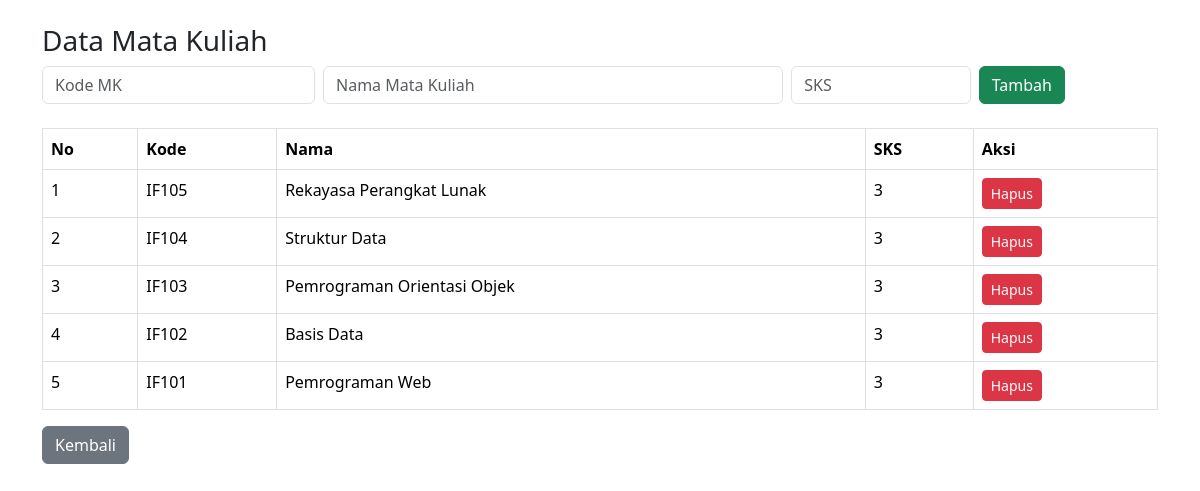
/index.php?url=matakuliah (signed in), run on the app's committed database.
### tables this page shows
CREATE TABLE `matakuliah` (
  `id` int(11) NOT NULL,
  `kode_mk` varchar(20) NOT NULL,
  `nama_mk` varchar(100) NOT NULL,
  `sks` int(11) NOT NULL
);

### app/controllers/Matakuliahcontroller.php (called while the page is built, shortened)
<?php
require_once '../app/models/Matakuliah.php';
class MatakuliahController {
    private $model;
    public function __construct() {
        $this->model = new Matakuliah();
    }
    public function index() {
        $data = $this->model->all();
        require '../app/views/matakuliah/index.php';
    }
}

### app/models/Matakuliah.php (called while the page is built, shortened)
<?php
require_once '../config/database.php';
class Matakuliah {
    private $conn;
    public function __construct() {
        $db = new Database();
        $this->conn = $db->connect();
    }
    public function all() {
        $stmt = $this->conn->query(
            "SELECT * FROM matakuliah ORDER BY id DESC"
        );
        return $stmt->fetchAll(PDO::FETCH_ASSOC);
    }
}

### config/database.php (called while the page is built, shortened)
<?php
class Database {
    private $host = "localhost";
    private $db   = "siakad_uas";
    private $user = "root";
    private $pass = "";
    public function connect() {
        try {
            $this->conn = new PDO(
                "mysql:host=$this->host;dbname=$this->db",
                $this->user,
                $this->pass
            );
            $this->conn->setAttribute(PDO::ATTR_ERRMODE, PDO::ERRMODE_EXCEPTION);
            return $this->conn;
        } catch(PDOException $e) {
            die("Koneksi gagal: " . $e->getMessage());
        }
    }
}

### app/views/matakuliah/index.php (the view, shortened to what this page needs)
<!DOCTYPE html>
<html>
<head>
    <link href="https://cdn.jsdelivr.net/npm/bootstrap@5.3.2/dist/css/bootstrap.min.css" rel="stylesheet">
</head>
<body class="container mt-4">
<h3>Data Mata Kuliah</h3>
<?php if ($_SESSION['user']['role'] === 'admin'): ?>
<form method="post" action="index.php?url=matakuliah/store" class="row g-2 mb-4">
    <div class="col-md-3">
        <input name="kode_mk" class="form-control" placeholder="Kode MK" required>
    </div>
    <div class="col-md-5">
        <input name="nama_mk" class="form-control" placeholder="Nama Mata Kuliah" required>
    </div>
    <div class="col-md-2">
        <input name="sks" type="number" class="form-control" placeholder="SKS" required>
    </div>
    <div class="col-md-2">
        <button class="btn btn-success">Tambah</button>
    </div>
</form>
<?php endif; ?>
<table class="table table-bordered">
<tr>
    <th>No</th>
    <th>Kode</th>
    <th>Nama</th>
    <th>SKS</th>
    <th>Aksi</th>
</tr>
<?php $no=1; foreach ($data as $m): ?>
<tr>
    <td><?= $no++ ?></td>
    <td><?= htmlspecialchars($m['kode_mk']) ?></td>
    <td><?= htmlspecialchars($m['nama_mk']) ?></td>
    <td><?= $m['sks'] ?></td>
    <td>
        <?php if ($_SESSION['user']['role'] === 'admin'): ?>
            <a href="index.php?url=matakuliah/delete&id=<?= $m['id'] ?>"
               class="btn btn-danger btn-sm"
               onclick="return confirm('Hapus data?')">Hapus</a>
        <?php else: ?>
            <span class="badge bg-secondary">Read Only</span>
        <?php endif; ?>
    </td>
</tr>
<?php endforeach; ?>
</table>
<a href="index.php?url=dashboard" class="btn btn-secondary">Kembali</a>
</body>
</html>

### data on the page
matakuliah: kode_mk "IF105", nama_mk "Rekayasa Perangkat Lunak", sks "3"
matakuliah: kode_mk "IF104", nama_mk "Struktur Data", sks "3"
matakuliah: kode_mk "IF103", nama_mk "Pemrograman Orientasi Objek", sks "3"
matakuliah: kode_mk "IF102", nama_mk "Basis Data", sks "3"
matakuliah: kode_mk "IF101", nama_mk "Pemrograman Web", sks "3"
